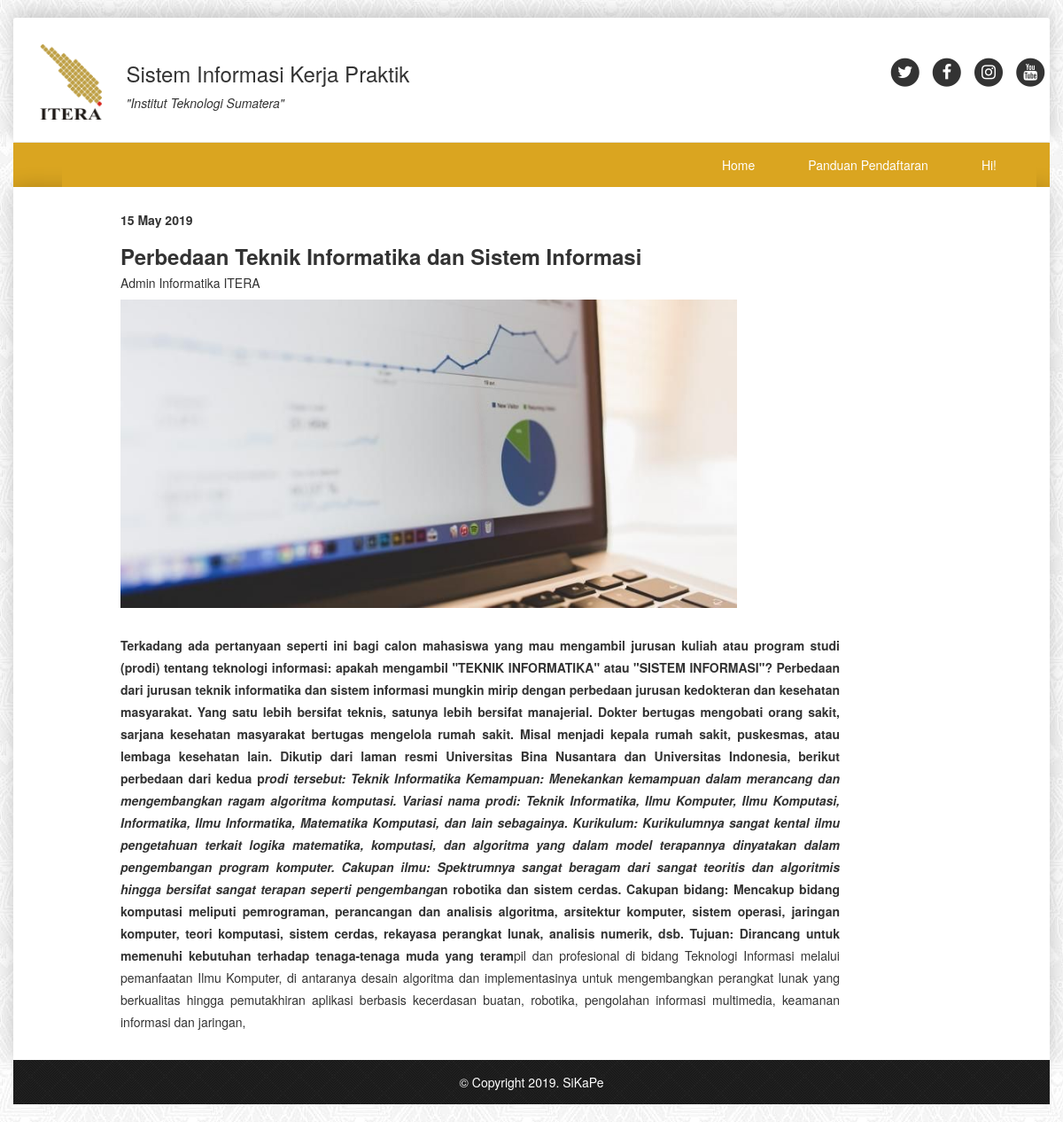
Page /index.php/KP/artikel_page/3 on the committed database.
### tables this page shows
CREATE TABLE `artikel` (
  `id_artikel` int(5) NOT NULL,
  `id_penulis` int(12) NOT NULL,
  `tanggal_publish` date NOT NULL,
  `judul` varchar(100) NOT NULL,
  `isi` varchar(2000) NOT NULL,
  `gambar` varchar(50) NOT NULL
);

### application/controllers/KP.php (called while the page is built, shortened)
<?php
class KP extends CI_Controller{
	function __construct(){
		$this->load->library('session');
		$this->load->library('pdf');
		$this->load->helper(array('form', 'url'));
	}
public function artikel_page($id){
	$this->load->model('Site_model');
	$value = $this->Site_model->getdataartikel($id);
	foreach ($value as $key => $data) {
		$art = array
		       ('judul' => $data['judul'] ,
		        'isi' => $data['isi'] ,
		        'tanggal' => $data['tanggal_publish'] ,
		        'gambar' => $data['gambar']
		       );
	}
	$this->load->view('staff/artikel_page',$art);
}
}

### index.php (called while the page is built, shortened)
<?php
require_once BASEPATH.'core/CodeIgniter.php';

### application/models/Site_model.php (called while the page is built, shortened)
<?php
class Site_model extends CI_Model {
	public function getdataartikel($id){
		$query = $this->db->query("SELECT * FROM artikel WHERE artikel.id_artikel = $id ")->result_array();
		return $query;
	}
}

### application/views/staff/artikel_page.php (the view, shortened to what this page needs)
<!DOCTYPE html>
<html lang="en">
  <head>
    <link rel="stylesheet" type="text/css" href="<?=base_url()?>assets/css/list_pendaftar.css">
    <link href="<?=base_url()?>assets/css/bootstrap.min.css" rel="stylesheet">
    <link rel="stylesheet" href="https://maxcdn.bootstrapcdn.com/font-awesome/4.4.0/css/font-awesome.min.css">
  </head>
  <body>
      <div class="container">
      <div class="row content">
      <div class="row" >
        <h5 style="font-weight: bold; margin-left: 10%"><?php echo date("d F Y", strtotime($tanggal)) ?></h5>
        <h3 style="margin-left: 10%; margin-right: 20%; font-weight: bolder;"><?php echo $judul ?></h3>
        <h5 style="margin-left: 10%"><?php echo 'Admin Informatika ITERA' ?></h5>
        <img style="margin-left: 10%; width: 60%"  src="<?=base_url()?>assets/upload/artikel/<?php echo $gambar;?>">
        <h5 style="margin-left: 10%; margin-right: 20%; margin-top: 30px; line-height: 25px; text-align: justify;"; ><?php echo $isi?></h5>
      </div>
      </div>
      </div>
    <div class="container footer">
      <div class="row">
        <div class="col-sm-12">
          <p class="text-center">&copy; Copyright 2019. SiKaPe</p>
        </div>
      </div>
    </div>
  </body>
</html>

### assets/css/list_pendaftar.css (style rules this page uses)
body { font-family: 'Open Sans', sans-serif; background: url(../img/bgh.jpg); padding-top: 20px; padding-bottom: 20px; }
h1, h2, h3, h4, h5, h6 { font-family: 'Open Sans', sans-serif; font-weight: 300; }
.content { padding: 20px; width: 1170px; margin-left: -15px; background: #fff; box-shadow: 0px 0px 22px 0px rgba(0, 0, 0, 0.2); min-height: 600px; }
.footer { width: 100%; height: 50px; background-image: url(../img/footer.png); line-height: 50px; }
.footer p { color: #fff; }

### rows in the picture
artikel: tanggal_publish "15 May 2019", judul "Perbedaan Teknik Informatika dan Sistem Informasi", gambar (picture), isi "Terkadang ada pertanyaan seperti ini bagi calon mahasiswa yang mau mengambil jurusan kuliah atau program studi (prodi) tentang teknologi informasi: apakah mengambil \"TEKNIK INFORMATIKA\" atau \"SISTEM INFORMASI\"? Perbedaan dari jurusan teknik informatika dan sistem informasi mungkin mirip dengan perbedaan jurusan kedokteran dan kesehatan masyarakat. Yang satu lebih bersifat teknis, satunya lebih bersifat manajerial. Dokter bertugas mengobati orang sakit, sarjana kesehatan masyarakat bertugas mengelola rumah sakit. Misal menjadi kepala rumah sakit, puskesmas, atau lembaga kesehatan lain. Dikutip dari laman resmi Universitas Bina Nusantara dan Universitas Indonesia, berikut perbedaan dari kedua…"
